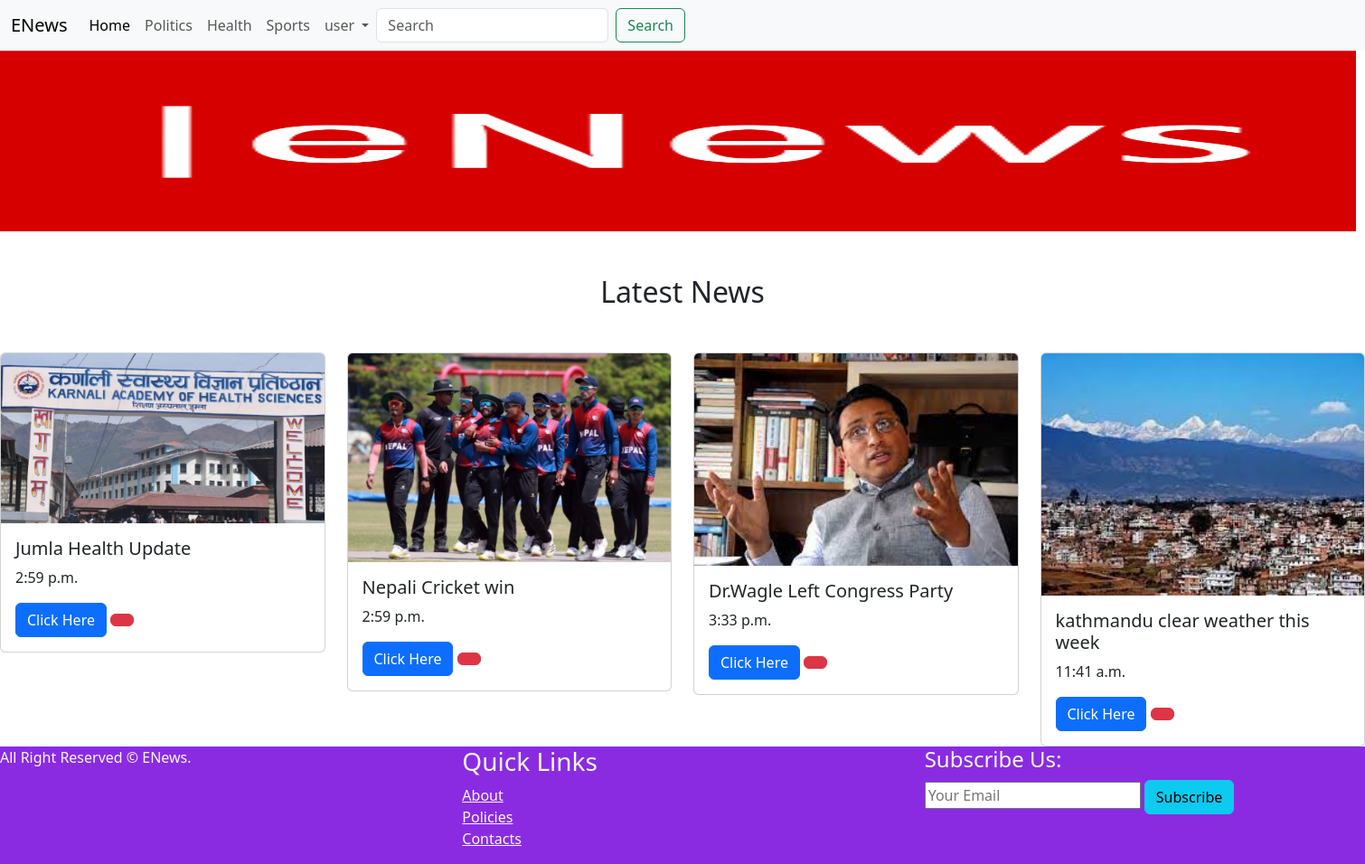
The page / on the database its author committed.
### home/models.py (models this page shows, shortened)
class content(models.Model):
    name=models.CharField(max_length=255)
    time=models.TimeField()
    image=models.ImageField(upload_to='home')
    class Meta:
        verbose_name='home'

### home/views.py (the view)
# urls.py: path('',views.home),
def home(request):
    home=content.objects.all()
    return render(request,'home.html',{'home':home} )

### templates/home.html (shortened to what this page needs)
{% extends 'base.html' %}
{% load static %}
{% block content%}
<section class="row" id="latest">
  <div class="col-12">
    <h2 class="text-center m-5">Latest News</h2>
  </div>
  {% for p in home %}
  <div class="col-lg-3 col-md-4">
    <div class="card">
      <img src="/media/{{p.image}}" class="card-img-top" alt="photo">
      <div class="card-body">
        <h5 class="card-title">{{p.name}}</h5>
        <p class="card-text">{{p.time}}</p>
        <a href="{{p.id}}" class="btn btn-primary">Click Here
        </a>
      <a href="#" class="btn btn-danger">
      </a>
      </div>
    </div>
  </div>
{% endfor %}
{% endblock  %}

### rows shown on the page
content: image (picture), name "Jumla Health Update", time "2:59 p.m."
content: image (picture), name "Nepali Cricket win", time "2:59 p.m."
content: image (picture), name "Dr.Wagle Left Congress Party", time "3:33 p.m."
content: image (picture), name "kathmandu clear weather this week", time "11:41 a.m."
